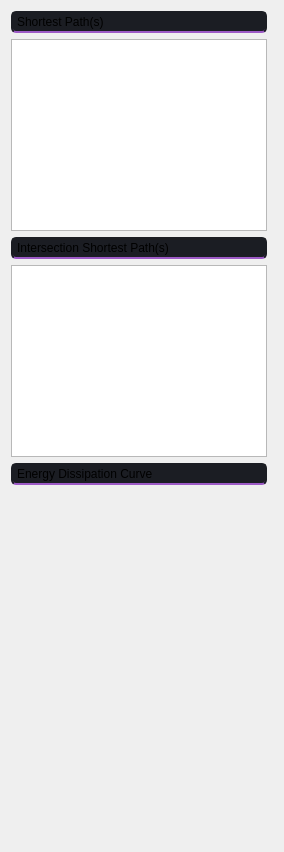
                      <widget class="QWidget" name="tab_5">
                       <attribute name="title">
                        <string>Page</string>
                       </attribute>
                       <layout class="QHBoxLayout" name="horizontalLayout_20">
                        <item>
                         <layout class="QGridLayout" name="gridLayout_10">
                          <item row="4" column="0">
                           <widget class="QLabel" name="label_27">
                            <property name="minimumSize">
                             <size>
                              <width>0</width>
                              <height>22</height>
                             </size>
                            </property>
                            <property name="maximumSize">
                             <size>
                              <width>16777215</width>
                              <height>22</height>
                             </size>
                            </property>
                            <property name="styleSheet">
                             <string notr="true">QLabel {
	background-color: rgb(27, 29, 35);
	border-radius: 5px;
	border: 2px solid rgb(27, 29, 35);
    padding: 1px 1px 1px 1px;
	
	border-bottom-color: rgb(157, 90, 198);
}


QLabel:hover{
	border: 2px solid rgb(64, 71, 88);
	selection-color: rgb(127, 5, 64);

}</string>
                            </property>
                            <property name="text">
                             <string>Energy Dissipation Curve</string>
                            </property>
                           </widget>
                          </item>
                          <item row="0" column="0">
                           <widget class="QLabel" name="label_29">
                            <property name="minimumSize">
                             <size>
                              <width>0</width>
                              <height>22</height>
                             </size>
                            </property>
                            <property name="maximumSize">
                             <size>
                              <width>16777215</width>
                              <height>22</height>
                             </size>
                            </property>
                            <property name="styleSheet">
                             <string notr="true">QLabel {
	background-color: rgb(27, 29, 35);
	border-radius: 5px;
	border: 2px solid rgb(27, 29, 35);
    padding: 1px 1px 1px 1px;
	
	border-bottom-color: rgb(157, 90, 198);
}


QLabel:hover{
	border: 2px solid rgb(64, 71, 88);
	selection-color: rgb(127, 5, 64);

}</string>
                            </property>
                            <property name="text">
                             <string>Shortest Path(s)</string>
                            </property>
                           </widget>
                          </item>
                          <item row="1" column="0">
                           <widget class="QListWidget" name="shortest_path_listWidget">
                            <property name="maximumSize">
                             <size>
                              <width>450</width>
                              <height>16777215</height>
                             </size>
                            </property>
                           </widget>
                          </item>
                          <item row="0" column="1" rowspan="6">
                           <widget class="QFrame" name="pyMOL_3D_analysis_frame">
                            <property name="sizePolicy">
                             <sizepolicy hsizetype="Expanding" vsizetype="Expanding">
                              <horstretch>0</horstretch>
                              <verstretch>0</verstretch>
                             </sizepolicy>
                            </property>
                            <property name="frameShape">
                             <enum>QFrame::StyledPanel</enum>
                            </property>
                            <property name="frameShadow">
                             <enum>QFrame::Raised</enum>
                            </property>
                           </widget>
                          </item>
                          <item row="2" column="0">
                           <widget class="QLabel" name="label_28">
                            <property name="minimumSize">
                             <size>
                              <width>0</width>
                              <height>22</height>
                             </size>
                            </property>
                            <property name="maximumSize">
                             <size>
                              <width>16777215</width>
                              <height>22</height>
                             </size>
                            </property>
                            <property name="styleSheet">
                             <string notr="true">QLabel {
	background-color: rgb(27, 29, 35);
	border-radius: 5px;
	border: 2px solid rgb(27, 29, 35);
    padding: 1px 1px 1px 1px;
	
	border-bottom-color: rgb(157, 90, 198);
}


QLabel:hover{
	border: 2px solid rgb(64, 71, 88);
	selection-color: rgb(127, 5, 64);

}</string>
                            </property>
                            <property name="text">
                             <string>Intersection Shortest Path(s)</string>
                            </property>
                           </widget>
                          </item>
                          <item row="3" column="0">
                           <widget class="QListWidget" name="intersection_path_listWidget">
                            <property name="maximumSize">
                             <size>
                              <width>450</width>
                              <height>16777215</height>
                             </size>
                            </property>
                           </widget>
                          </item>
                          <item row="5" column="0">
                           <widget class="QWidget" name="dissipation_curve_widget" native="true">
                            <property name="sizePolicy">
                             <sizepolicy hsizetype="Expanding" vsizetype="Expanding">
                              <horstretch>0</horstretch>
                              <verstretch>0</verstretch>
                             </sizepolicy>
                            </property>
                            <property name="minimumSize">
                             <size>
                              <width>0</width>
                              <height>350</height>
                             </size>
                            </property>
                            <property name="maximumSize">
                             <size>
                              <width>450</width>
                              <height>16777215</height>
                             </size>
                            </property>
                           </widget>
                          </item>
                         </layout>
                        </item>
                       </layout>
                      </widget>
